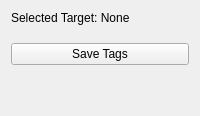
<?xml version="1.0" encoding="UTF-8"?>
<ui version="4.0">
 <class>UnifiedTaggingPanel</class>
 <widget class="QWidget" name="UnifiedTaggingPanel">
  <layout class="QVBoxLayout" name="verticalLayout">
   <item>
    <widget class="QLabel" name="target_label">
     <property name="text">
      <string>Selected Target: None</string>
     </property>
    </widget>
   </item>
   <item>
    <widget class="TagInputWidget" name="tag_input_widget"/>
   </item>
   <item>
    <widget class="BatchTaggingOptionsWidget" name="batch_options_widget"/>
   </item>
   <item>
    <widget class="QPushButton" name="save_tags_button">
     <property name="text">
      <string>Save Tags</string>
     </property>
    </widget>
   </item>
   <item>
    <spacer name="verticalSpacer">
     <property name="orientation">
      <enum>Qt::Vertical</enum>
     </property>
     <property name="sizeHint" stdset="0">
      <size>
       <width>20</width>
       <height>40</height>
      </size>
     </property>
    </spacer>
   </item>
  </layout>
 </widget>
 <customwidgets>
  <customwidget>
   <class>TagInputWidget</class>
   <extends>QWidget</extends>
   <header>widgets.tag_input_widget</header>
   <container>1</container>
  </customwidget>
  <customwidget>
   <class>BatchTaggingOptionsWidget</class>
   <extends>QWidget</extends>
   <header>widgets.batch_tagging_options_widget</header>
   <container>1</container>
  </customwidget>
 </customwidgets>
 <resources/>
 <connections/>
</ui>
